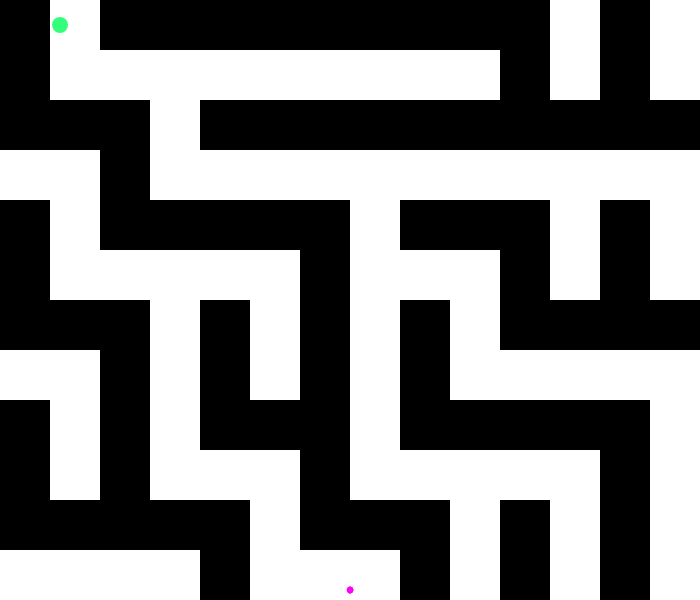
Frame 1 (no input)
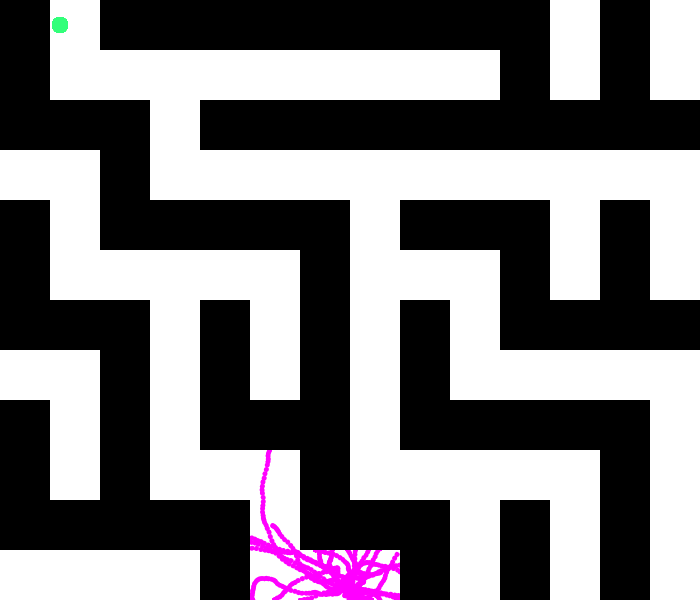
Frame 60 (no input)
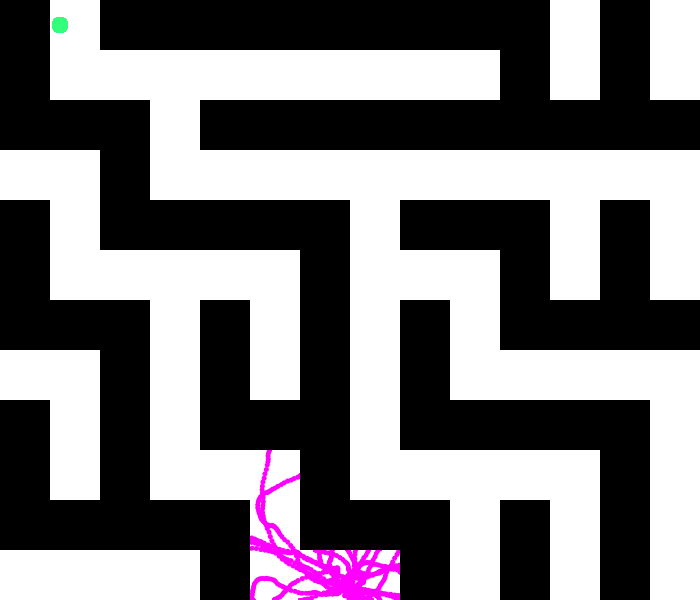
Frame 120 (the mouse pressed at the canvas centre since frame 60)

The p5.js sketch that drew these frames (run headless with seeded random() and noise() and a simulated clock; from frame 60 on, the mouse is pressed at the canvas centre):

// p5.js sketch
// ── sketch.js

var poblacion;
// Each individuo esta puede vicir en  700 frames
var espaciovida = 300;
// imprime el contador de vida
var lifeP;
// contador qeu sirve para actualizar el boceto por frame
var count = 0;
// objetivo del individuo
var objetivo;
// Maxima fierza paliuzada para cada individuo
var maxfuerza = 0.7;
//numbero de generacion
var generation = 1;
//tamaño de casillas del laberinto
t=50;
var pixel=50;

// Dimensions of barriers

var matrixBarriers=[]; 
var laberinto=[];
var rx = 100;
var ry = 150;
var rw = 200;
var rh = 10;


function setup() {
  createCanvas(700, 600);
  noStroke();
 
  poblacion = new Population();
  lifeP = createP();
  generationP=createP();
  objetivo = createVector(60, 25);

  //Crear laberinto
  for(let i=0;i<pixel;i++){
    laberinto[i]=[];
    for(let j=0;j<pixel;j++){
      laberinto[i][j]=0;
    }
  }
  //definir el laberinto
  for(let i=0;i<pixel;i+=2){
    for(let j=0;j<pixel;j+=2){
      let vecinos=[];
      laberinto[i][j]=1;
      if(i<pixel){vecinos.push({i:i+1,j:j});}
      if(j<pixel){vecinos.push({i:i,j:j+1});}
      if(vecinos.length>0){
        let ve=vecinos[int(random(2))];
        laberinto[ve.i][ve.j]=1;
      }
    }
  }
  //for(let i=0;i<pixel;i++){
  //  for(let j=0;j<pixel;j++){
  //    let vecinos=int(random(7));
  //      if(vecinos==3){
  //        laberinto[i][j]=1;
  //      }
  //  }
    
  //}
  var index=0;
  for(let i=0;i<pixel;i++){
    for(let j=0;j<pixel;j++){
      if(laberinto[i][j]==1){  
         matrixBarriers.push([i*t,j*t,t,t,index]);
         index++;
      }
    }
  }
  
  //let metax=int(random(lifespan/2))*2;
  //let metay=int(random(lifespan/2))*2;
  //target={x:metax,y:metay};
}

function draw() {

  //crea la pobalcion y comienza a simular el individuo
  poblacion.run();
  // Imprime el contador de frame en la pantallla
  lifeP.html(count);
  generationP.html('Generacion: '+generation);

  count++;
  if (count == espaciovida) {
    poblacion.evaluate(generation);
    poblacion.selection();
    // Poplacion = new Population();
    count = 0;
    generation++;
    background(255); 
    
  }
  if(generation==200){
    console.log('promedio');
    for(var i=0;i<this.poblacion.promedios.length;i++){
      console.log(this.poblacion.promedios[i]);
    }
    console.log('optimos');
    for(var i=0;i<this.poblacion.optimos.length;i++){
      console.log(this.poblacion.optimos[i]);
    }
  }
  //Dibuja el laberinto
 for(var i=0;i<matrixBarriers.length;i++){
        // Pinta las berrears del laberinto
        fill(0);
        rect(matrixBarriers[i][0], matrixBarriers[i][1],matrixBarriers[i][2],matrixBarriers[i][3]);    
  } 

  // Pinta el objetivo
  fill(51,255,122);
  ellipse(objetivo.x, objetivo.y, 16, 16);
}

// ── dna.js


function DNA(genes) {
  // Recve los genees y crear un objeto de tipo DNA
  if (genes) {
    this.genes = genes;
  }
  // si los genes no han sido creados crea un feneotipo aleatorio
  else {
    this.genes = [];
    for (var i = 0; i < espaciovida; i++) {
      // da vectores aleatorios
      this.genes[i] = p5.Vector.random2D();
      //define la maxmia fuerza para ser aplicada al individuo
      this.genes[i].setMag(maxfuerza);
    }
  }
  // cruza a laos individuos con el padrea a y b
  this.crossover = function(pareja,mid1,mid2) {
    var nuevosgenes = [];
    var valores=[];
    // cruza los padres en dos puntos aleatorios
    for (var i = 0; i < this.genes.length; i++) {
      //si es menor o igual al cruce 1 toma los genes del padre A sino los del B
      if (i <= mid1) {
        nuevosgenes[i]=this.genes[i];
     
      }else if(i>mid1 && i <= mid2){
        nuevosgenes[i]=pareja.genes[i];
         
      } else {
        nuevosgenes[i]=this.genes[i];
 
      }
    }
    // crea un nuevo DNA con la cruza generada
    return new DNA(nuevosgenes);
  };

  // agraga un amutacion alatoria para dar variedad
  this.mutation = function() {
    for (var i = 0; i < this.genes.length; i++) {
      //si un numero aletorio es menor a 0.01, un nuevo gen es generado aletoriamente
      if (random(1) < 0.01) {
        this.genes[i] = p5.Vector.random2D();
        this.genes[i].setMag(maxfuerza);
      }
    }
  };
}

// ── population.js
// Daniel Shiffman
// http://codingtra.in
// http://patreon.com/codingtrain
// Code for: https://youtu.be/bGz7mv2vD6g

function Population() {
  // Array of rockets
  this.rockets = [];
  // Amount of rockets
  this.popsize = 30;
  // Amount parent rocket partners
  this.matingpool = [];
  this.optimoGlobal=0;
  this.promedios=[];
  this.optimos=[];

  // Associates a rocket to an array index
  for (var i = 0; i < this.popsize; i++) {
    this.rockets[i] = new Rocket();
  }

  this.evaluate = function(generacion) {
    var maxfit = 0;
    var suma=0;
    var sumaPromedio=0;
    // Iterate through all rockets and calcultes their fitness
    for (var i = 0; i < this.popsize; i++) {
      // Calculates fitness
      this.rockets[i].calcFitness(this.rockets);
      // If current fitness is greater than max, then make max equal to current
      suma=suma+this.rockets[i].fitness;
      sumaPromedio=suma/this.rockets.length;
      
      if (this.rockets[i].fitness > maxfit) {
        maxfit = this.rockets[i].fitness;
      }
   
    }
    if(maxfit > this.optimoGlobal){
       this.optimoGlobal=maxfit;
    }
    // Normalises fitnesses
    for (var i = 0; i < this.popsize; i++) {
      this.rockets[i].fitness /= maxfit;
    }

    this.matingpool = [];
    // Take rockets fitness make in to scale of 1 to 100
    // A rocket with high fitness will highly likely will be in the mating pool
    for (var i = 0; i < this.popsize; i++) {
      var n = this.rockets[i].fitness * 100;
      for (var j = 0; j < n; j++) {
        this.matingpool.push(this.rockets[i]);
      }
    }
    this.optimos.push(this.optimoGlobal);
    this.promedios.push(sumaPromedio);
    //Imprime el promedio por generacion
    //print(generacion,',',sumaPromedio);
    //Imprime el Optimo Global de las generaciones
    //print(generacion,',',this.optimoGlobal);
  };
  // Selects appropriate genes for child
  this.selection = function() {
    var newRockets = [];
     
        for (var i = 0; i < this.rockets.length; i++) {
          // Picks random dna
          var parentA = random(this.matingpool).dna;
          var parentB = random(this.matingpool).dna;
          
          // Creates child by using crossover function
          var child = parentA.crossover(parentB);
          child.mutation();
          // Creates new rocket with child dna
          newRockets[i] = new Rocket(child);
        }
        // This instance of rockets are the new rockets
        this.rockets = newRockets;
      
  
  };

  // Calls for update and show functions
  this.run = function() {
    for (var i = 0; i < this.popsize; i++) {
      this.rockets[i].update();
      // Displays rockets to screen
      this.rockets[i].show();
    }
  };
}

// ── rocket.js

// Constructor de la funcion
function Rocket(dna) {
  // fisicas del individuo en la isntancia actual
  this.pos = createVector(width/2, height-10);
  this.vel = createVector();
  this.acc = createVector();
  // Revisa si el individuo ha llegado al obejticvo
  this.completado = false;
  //  Revisa si el individuo chocado
  this.choco = false;
  
  // da el adn al individuo
  if (dna) {
    this.dna = dna;
  } else {
    this.dna = new DNA();
  }
  this.fitness = 0;
  this.fitnessaux=0;
  this.memory=[];
  // el individuos recibe una fuerza y un aceleracion
  this.aplicaFuerza = function(fuerza) {
    this.acc.add(fuerza);
  };
  // Calcula la aptitud del individuo
  this.calcFitness = function(individuos) {
    // Toma las dicsattnacias de el todos sus vecinos
    var distances=0;
    var countIndividuos=0;
    for(var i=0;i<individuos.length;i++){
     if(individuos[i].pos.x > (this.pos.x-10) && individuos[i].pos.x < (this.pos.x+10)
         && individuos[i].pos.y > (this.pos.y-10) && individuos[i].pos.y < (this.pos.y+10)){
          
          countIndividuos++;
       } 
       var d = dist(this.pos.x, this.pos.y, individuos[i].pos.x,individuos[i].pos.y);
       distances=distances+d;  
     
    }
  
    this.fitness =distances/countIndividuos;
    // si el individuo llega al objetico incrementa su aptitud
    if (this.completado) {
      this.fitness *= 10;
    }
    if(this.crashed){
      this.fitness/=10;
    }
    this.fitnessaux=this.fitness;
  };
  // Actuzaliza las fisicas del individuo
  this.update = function() {
    // revisa la distancia del indiviuso al objetivo
  var d = dist(this.pos.x, this.pos.y, objetivo.x, objetivo.y);
    // si la distanca es menos de 10 pixels ha llegado al obejtivo
  if (d < 10) {
      this.completado = true;
      this.pos = objetivo.copy();
    }

  // verifica si el individuo ha chocado con algun obstaculo
  for(var i=0;i<matrixBarriers.length;i++){
    if (
        this.pos.x > matrixBarriers[i][0] &&
        this.pos.x < matrixBarriers[i][0] + matrixBarriers[i][2] &&
        this.pos.y > matrixBarriers[i][1] &&
        this.pos.y < matrixBarriers[i][1] + matrixBarriers[i][3]
      ) {
          this.choco = true;
        }
  }
        
    // el indiivduo ha choacdo con las paredes izqu y der
    if (this.pos.x > width || this.pos.x < 0) {
          this.choco = true;   
    }
    // el indiivduo ha choacdo con las paredes arr y abj
    if (this.pos.y > height || this.pos.y < 0) {
          this.choco = true;
    }
    //aplica un vetor definido en le adn del indivduo
    this.aplicaFuerza(this.dna.genes[count]);
    //console.log(this.dna.genes[count]);
    //si el objtivo no ha chovcado con alguna paraed actualzaiza las fisicas del individuo
    if(!this.choco && !this.completado){
      this.vel.add(this.acc);
      this.pos.add(this.vel);
      this.acc.mult(0);
      this.vel.limit(4);  
    }
    
  };
  // pinta el individuo en ele obejtivo
  this.show = function() {

    // agrganos las traslaccion a la pila para no afeectar a los demas obejtos
    push();
    //color del individuo
    //noStroke();
    fill('rgba(100%,0%,100%,1.5)');
    //translada la posicion del individuo
    translate(this.pos.x, this.pos.y);
    //rota el individuo hacia dondoe el vector apunta
    rotate(this.vel.heading());
    //crea la forma del indidviduo que es un indivduo
    rectMode(CENTER);
    ellipse(0,0, 5, 5);
    pop();

  };
  
}
